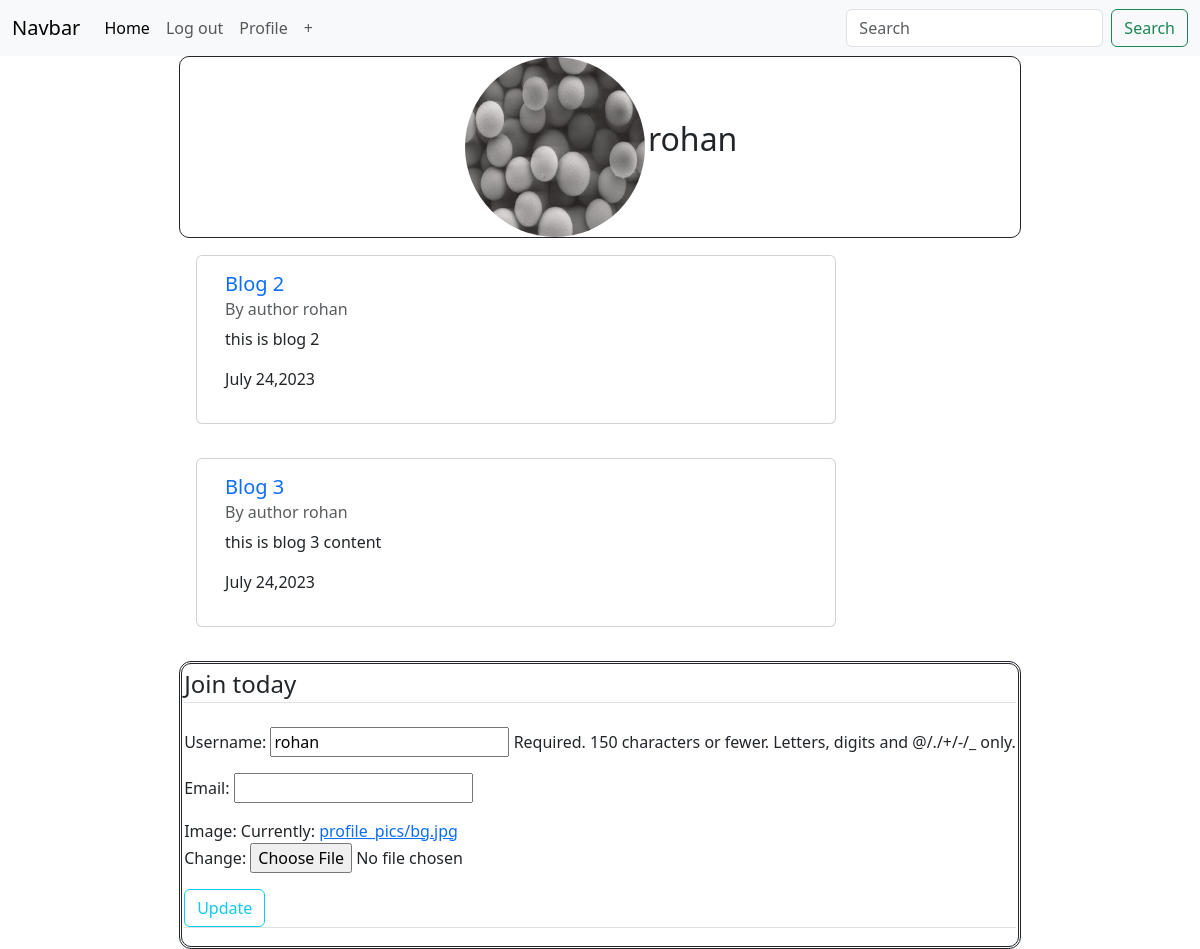
Page /profile (signed in) on the earlier database version.
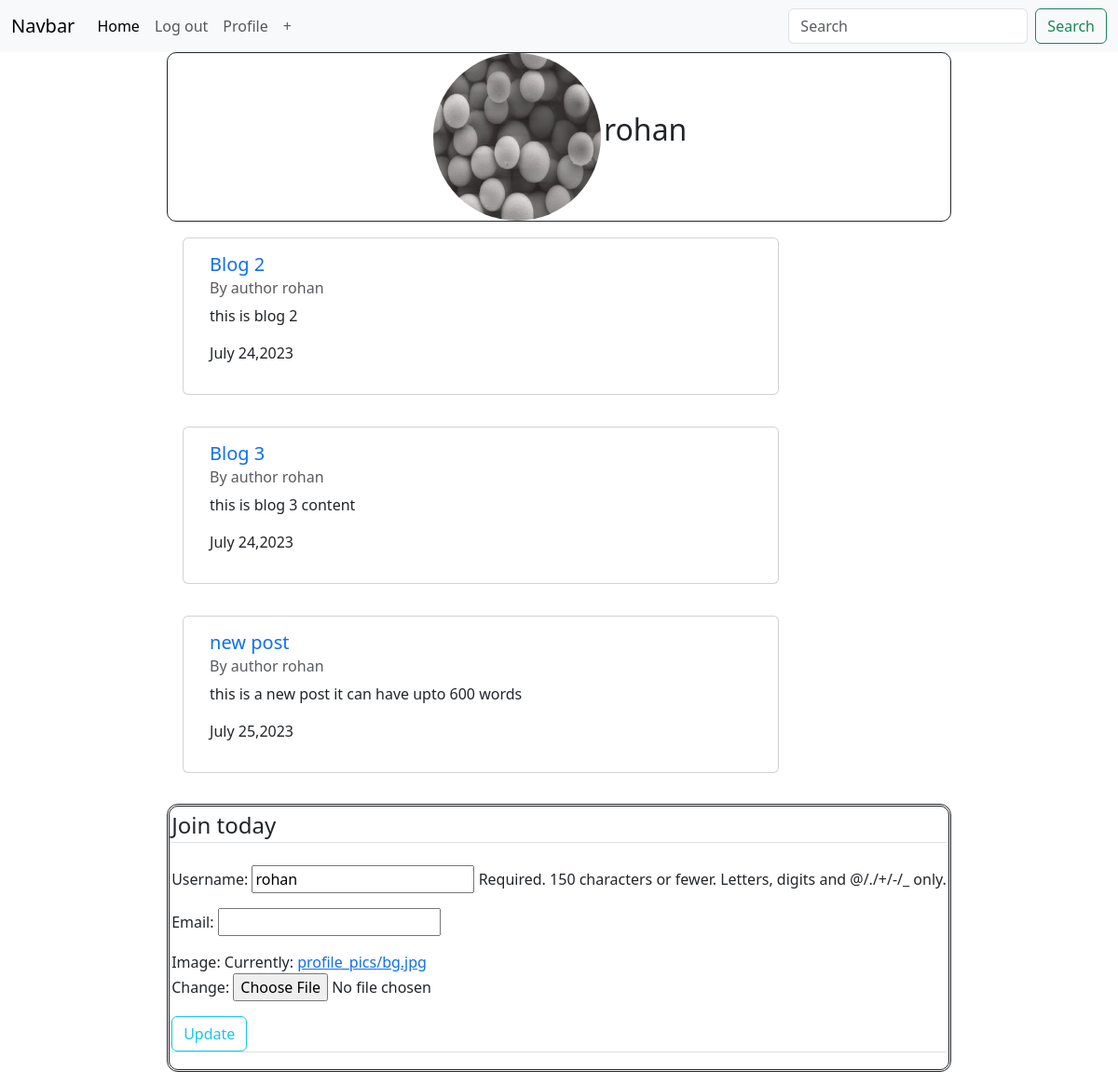
Same page on the later database version.
### blog/models.py (models this page shows, shortened)
class post(models.Model):
    title = models.CharField(max_length=50)
    content =models.CharField(max_length=500)
    author = models.ForeignKey(User , on_delete=models.CASCADE)
    date = models.DateTimeField(default= timezone.now)

### users/views.py (the view)
# urls.py: path('profile',users_views.profile, name='profile')
@login_required
def profile(request):
    if request.method == 'POST':
        u_form = UserUpdateForm(request.POST,instance=request.user)
        p_form = ProfileUpdateForm( request.POST,request.FILES ,instance=request.user.profile)
        if u_form.is_valid() and p_form.is_valid() :
            u_form.save()
            p_form.save()
            messages.success(request, f'YOUR ACCOUNT HAS BEEN UPDATED')
            return redirect('profile')
    else:
        u_form = UserUpdateForm(instance=request.user)
        p_form = ProfileUpdateForm( instance=request.user.profile)
    context = {
        'u_form': u_form,
        'p_form': p_form,
        'posts':post.objects.all(),
    }
    return render(request, 'profile.html', context)

### users/forms.py
class UserUpdateForm(forms.ModelForm):
    email=forms.EmailField()
    class Meta:
        model = User
        fields =['username','email',]

class ProfileUpdateForm(forms.ModelForm):
    class Meta:
        model = Profile
        fields =['image']

### templates/profile.html (shortened to what this page needs)
{% extends 'index.html' %}
{% block body %}
<div class="container" style="justify-content: center;">
<div class="content-section" style="display: flex; justify-content: center; border: solid; border-width: 1px; width: 100%; border-radius: 10px;">
    <div class="media" style="height: 50%; display: flex; align-items: center;">
        <img class="rounded-circle account-img" src="{{ user.profile.image.url}}" style="height: 180px; width: 180px; align-self: flex-start;@media (max-width: 600px) { height:64px;width:64px }" >
        <div class="media-body">
            <h2 class="account-heading" style="margin-left: 3%;"> {{user.username}}</h2>
        </div>
    </div>
</div>
{% for post in posts %}
    {% if post.author == user %}
        <div style="display: flex;flex-direction: column; max-width :80% ;">
            <div class="c" style="display:flex; ;align-items:center;justify-content: center; align-items:center; margin: 2.5%;">
                <div class="card" style="width: 50rem; display:flex;">
                    <div class="card-body" style="display:flex">
                        <div style="display: flex; flex-direction: column; margin-left: 2%;">
                            <h5 class="card-title"><a style="text-decoration: none;" href="{%url 'post-detail' post.id %}">{{post.title}}</a></h5>
                            <h6 class="card-subtitle mb-2 text-body-secondary">By author {{post.author}}</h6>
                            <p class="card-text">{{post.content}}</p>
                            <p class="">{{post.date|date:"F d,Y"}}</p>
                        </div>
                    </div>
                </div>
            </div>
        </div>
    {% endif %}
{% endfor %}
<div class="content-section border-1 " style="display: flex;flex-direction: column; justify-content: center; border: 2px; border-color: black;">
    <form method="POST" enctype="multipart/form-data" style="border: 1px;border: double; padding: 2px; border-radius: 12px; margin-top: 2%;">
        <fieldset class="form-group">
            <legend class="border-bottom mb-4">Join today</legend>
        {{u_form.as_p}}
        {{p_form.as_p}}
    </fieldset>
        <button class="btn btn-outline-info" type="submit" style="align-self: center;">Update</button>
   <div class="border-top pt-3">
   </div>
    </form>
</div>
{% endblock body %}

Differences in the rows shown:
added post: title "new post", author "rohan", content "this is a new post it can have upto 600 words", date "July 25,2023"
